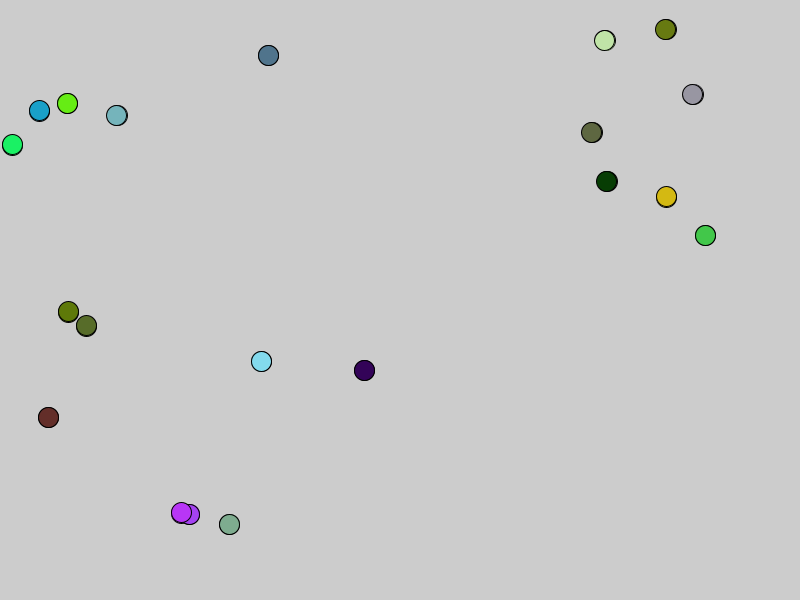
Frame 1 (no input)
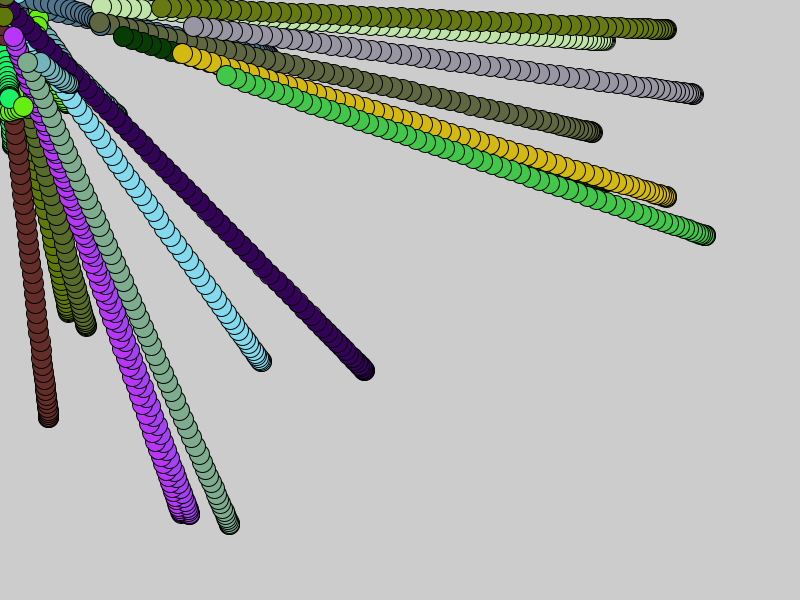
Frame 60 (the mouse pressed at the canvas centre just before this capture)
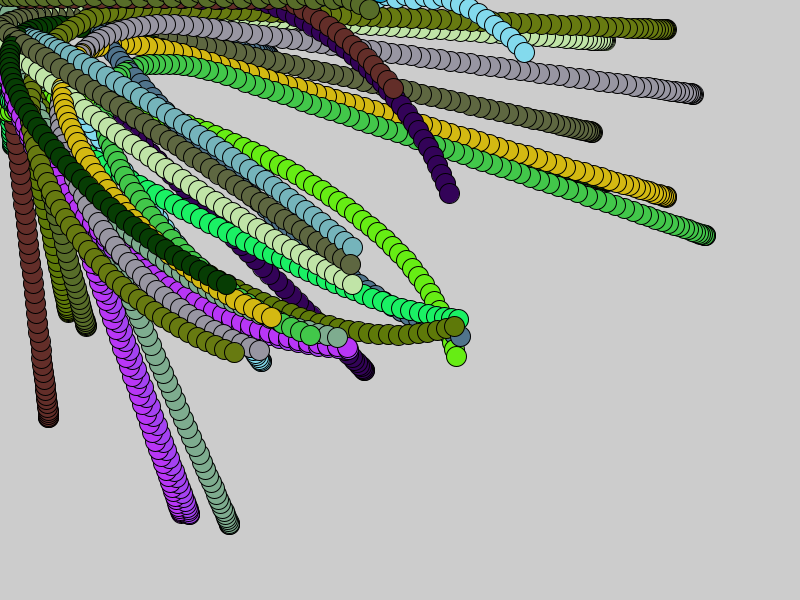
Frame 120 (the mouse held since frame 60 and released just before this capture)

The Processing sketch that drew these frames (run headless with seeded random() and noise(); from frame 60 on, the mouse is pressed at the canvas centre):

// Processing sketch: Vectors
// ── Vectors.pde
Mover[] movers = new Mover[20];

void setup() {
  size(800, 600);
  //Multiple objects
  for (int i=0; i<movers.length; i++) {
    movers[i] = new Mover(20, 20);
    movers[i].setup();
  }
}

void draw() {
  for (Mover m : movers) {
    m.move();
    m.checkEdge();
    m.display();
  }
}

class Mover {
  PVector position, velocity, acceleration;
  float w, h, topSpeed;
  int fillColor;

  Mover(float _w, float _h) {
    w = _w;
    h = _h;
    fillColor = randomColor();
    position = new PVector(random(width), random(height));
    velocity = new PVector(0, 0);
    acceleration = PVector.random2D();
    topSpeed = 10;
  }

  void setup() {
    fill(fillColor);
    ellipse(position.x, position.y, w, h);
  }

  void move() {
    //Towars mouse
    PVector des = new PVector(mouseX, mouseY);
    PVector dir = des.sub(position);
    dir.normalize();
    acceleration = dir.mult(0.5);
    velocity.add(acceleration);
    //Max speed limit
    velocity.limit(topSpeed);
    position.add(velocity);
  }

  void display() {
    fill(fillColor);
    ellipse(position.x, position.y, w, h);
  }

  //Check edge
  void checkEdge() {
    if (position.x < 0 || position.x > width) {
      velocity.x *= -1;
      acceleration.x *= -1;
    } else if (position.y < 0 || position.y > height) {
      velocity.y *= -1;
      acceleration.y *= -1;
    }
  }

  //Random color
  int randomColor() {
    return color(random(255), random(255), random(255));
  }
}
